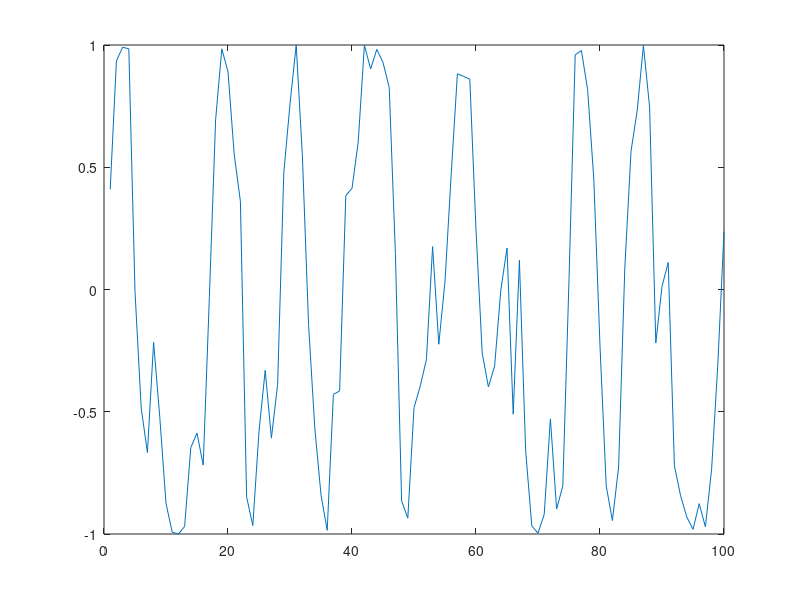

Recreate this plot in MATLAB. (Note: this script raises an error after producing the figure.)
% Demo of removing bias that is due to aliases(folding) in DFT approximatly.
% Work well when peak is in low frequncy

n = 1e6;
b = 0.5;  % angular frequency (0~pi, better <1)
a = 0.4;  % strength of Gaussian white
T = 1:n;
phi = b*T + a*cumsum(randn(1,n));
X = sin(phi);

figure(1);
plot(T(1:100),X(1:100));

m = 512;  % size of each slice
mX = reshape(X(1:m*floor(n/m)),1,m,floor(n/m));
[aveS, fqs] = mX2S_ft(mX);
fqs = fftshift(fqs)/m;    % order suitable for plot
aveS = fftshift(aveS)';

% remove bias
df1 = @(w) 1./(2*(1-cos(w))) - 1./w.^2;
c = mean(aveS(end-2:end)) * (1-4/pi/pi) / df1(pi);
aveS_removed_alias_app = aveS - c*df1(fqs*2*pi);

figure(2);
plot(fqs, aveS, fqs, aveS_removed_alias_app);
xlim([-0.5,0.5]);
ylim([0,2*c]);

figure(3);
rg = ceil(length(fqs)/2)+2 : length(fqs);
h_fqs  = fqs (rg);
h_aveS = aveS(rg);
h_aveS_fix = aveS_removed_alias_app(rg);
higher_freq = linspace(0.5,1,100);
higher_s    = c./(2*pi*higher_freq).^2;
loglog(h_fqs, h_aveS, h_fqs, h_aveS_fix, higher_freq, higher_s);

